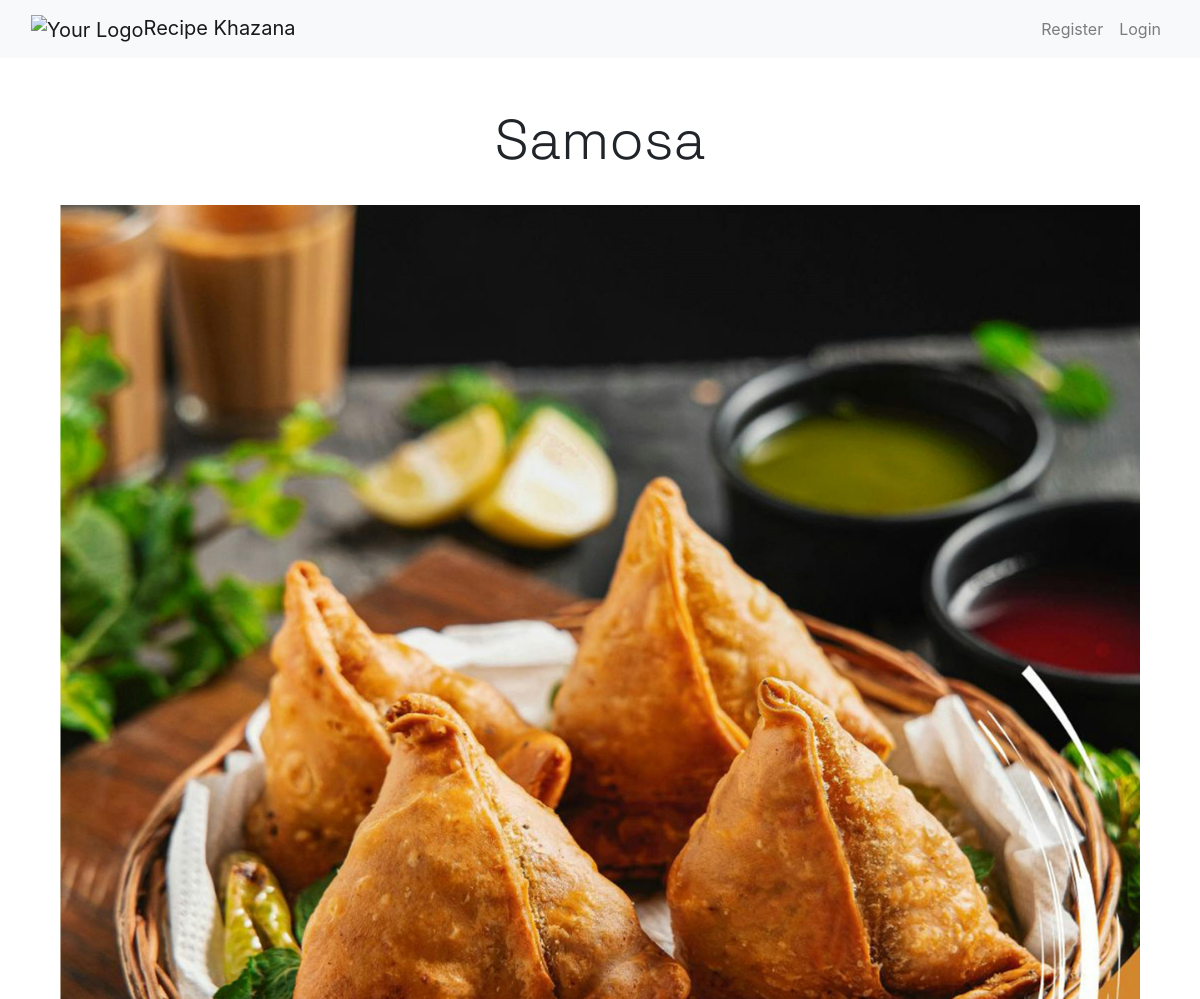
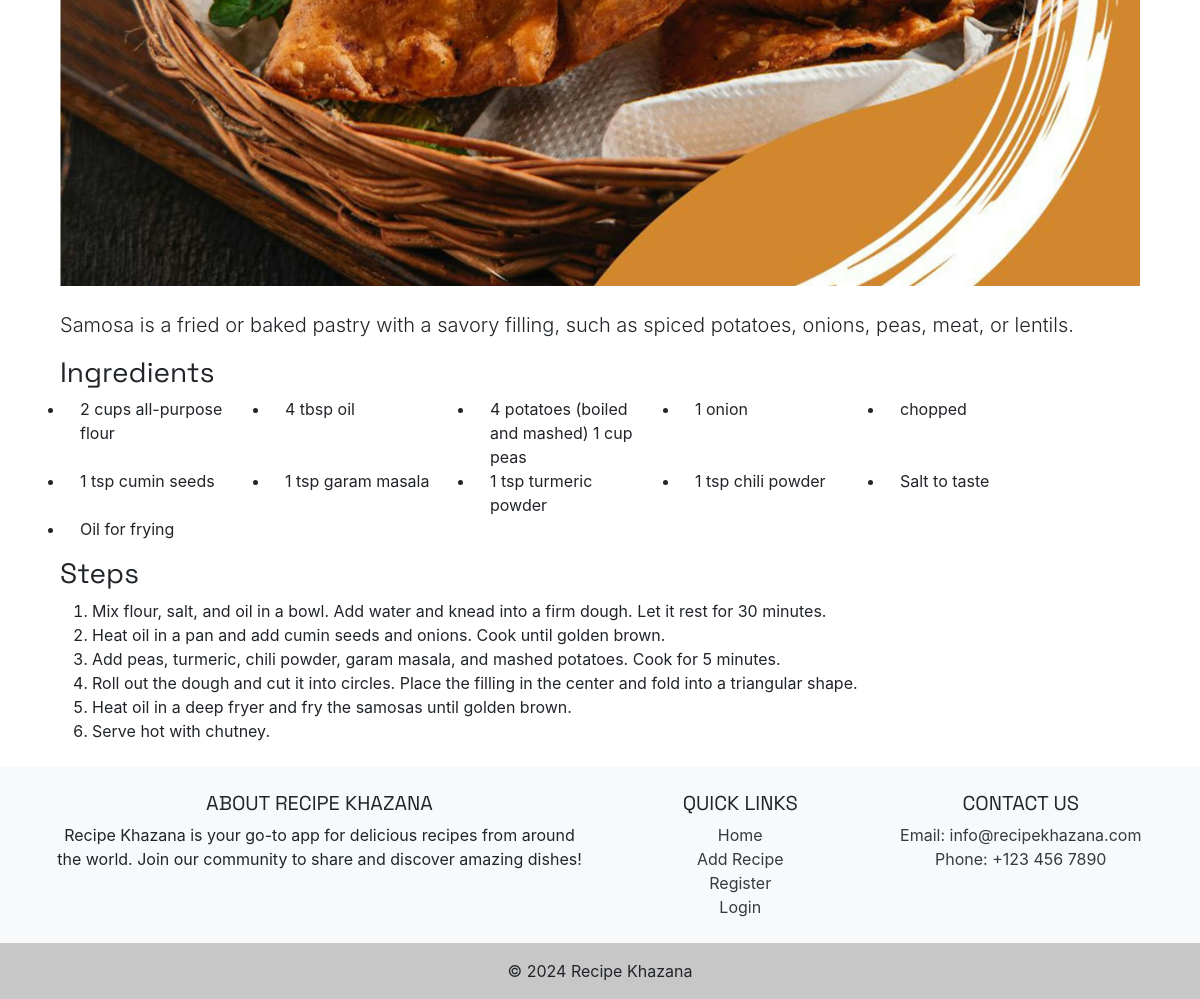
/recipe/4/, run on the app's committed database (2 pictures, top to bottom).
### recipes/models.py (models this page shows, shortened)
class Recipe(models.Model):
    title = models.CharField(max_length=100)
    description = models.TextField()
    ingredients = models.TextField()
    steps = models.TextField()
    image = models.ImageField(upload_to='recipe/')
    author = models.ForeignKey(User, on_delete=models.CASCADE)
    created_at = models.DateTimeField(default=timezone.now, editable=False)

### recipes/views.py (the view)
# urls.py: path('recipe/<int:pk>/', RecipeDetailView.as_view(), name='recipe_detail'),
class RecipeDetailView(DetailView):
    model = Recipe
    template_name = 'recipes/recipe_detail.html'
    def get_context_data(self, **kwargs):
        context = super().get_context_data(**kwargs)
        recipe = self.get_object()
        context['ingredients_list'] = recipe.ingredients.split(',')
        context['steps_list'] = recipe.steps.split('\n')
        return context

### recipes/templates/recipes/recipe_detail.html (shortened to what this page needs)
{% extends 'recipes/base.html' %}
{% block content %}
<div class="container mt-4" style="margin: 0 auto;">
    <h1 class="display-4 text-center">{{ recipe.title }}</h1>
    <div class="text-center">
        <img src="{{ recipe.image.url }}" class="img-fluid my-4" alt="{{ recipe.title }}" style="max-width: 100%;">
    </div>
    <p class="lead">{{ recipe.description }}</p>
    <h3>Ingredients</h3>
    <ul class="list-unstyled row">
        {% for ingredient in ingredients_list %}
            <li class="col-md-2" style="list-style: disc; margin-left: 20px;">{{ ingredient }}</li>
        {% endfor %}
    </ul>
    <h3>Steps</h3>
    <ol>
        {% for step in steps_list %}
            <li>{{ step }}</li>
        {% endfor %}
    </ol>
</div>
{% endblock %}

### data on the page
Recipe: title "Samosa", image (picture), description "Samosa is a fried or baked pastry with a savory filling, such as spiced potatoes, onions, peas, meat, or lentils."

### other printed values
{{ ingredient }} "2 cups all-purpose flour" "4 tbsp oil" "4 potatoes (boiled and mashed) 1 cup peas" "1 onion" "chopped" "1 tsp cumin seeds" "1 tsp garam masala" "1 tsp turmeric powder" "1 tsp chili powder" "Salt to taste" "Oil for frying"
{{ step }} "Mix flour, salt, and oil in a bowl. Add water and knead into a firm dough. Let it rest for 30 minutes." "Heat oil in a pan and add cumin seeds and onions. Cook until golden brown." "Add peas, turmeric, chili powder, garam masala, and mashed potatoes. Cook for 5 minutes." "Roll out the dough and cut it into circles. Place the filling in the center and fold into a triangular shape." "Heat oil in a deep fryer and fry the samosas until golden brown." "Serve hot with chutney."
